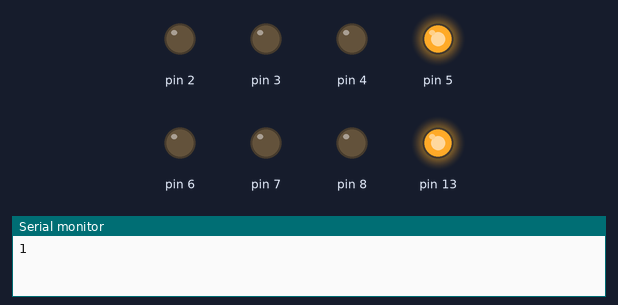
The sketch below on a simulated Arduino Uno, built with avr-gcc and run on an emulated ATmega328P. Parts: output pins drawn as LEDs (lit = HIGH), the last lines printed to the serial monitor.

Above: at 0.07 s.
At 0.62 s:
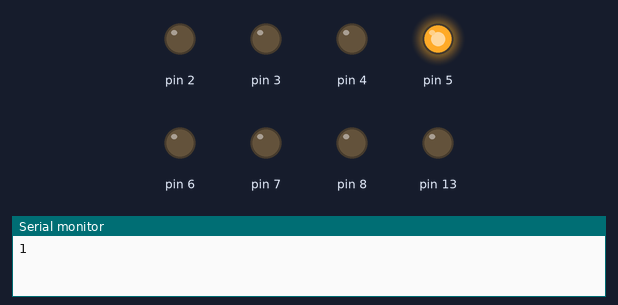
At 1.37 s:
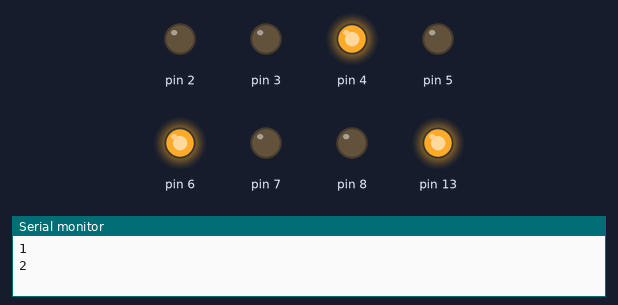
At 2.72 s:
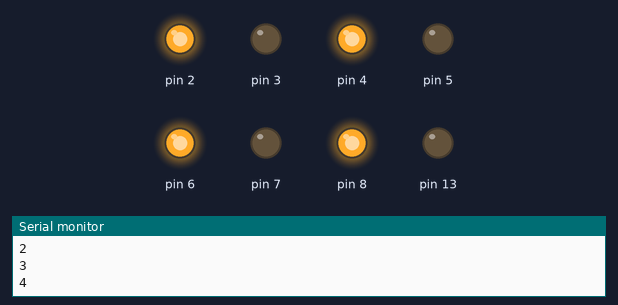
At 4.07 s:
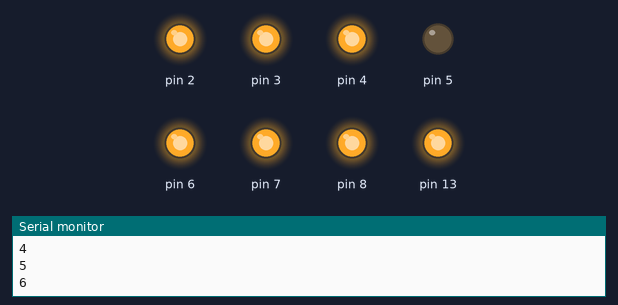
At 5.42 s:
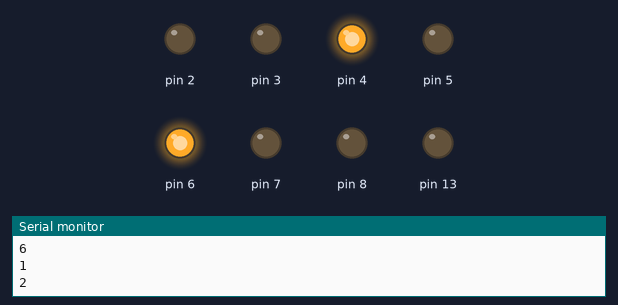
Timing chart, 0 to 5.7 s (numbered marks = the images above):
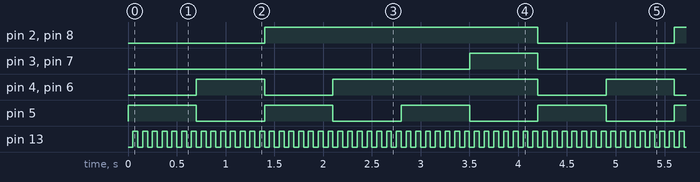

The sketch:

Wuerfel.ino
```cpp
#include <TimerOne.h>


void Ausgabe(int Nr)
{
  for (int i = 2; i <= 8; i++) digitalWrite(i, LOW);
  Serial.println(Nr);
  switch (Nr) {
    case 1: {
        digitalWrite(4 + 1, HIGH);
        break;
      }
    case 2: {
        digitalWrite(3 + 1, HIGH);
        digitalWrite(5 + 1, HIGH);
        break;
      }
    case 3: {
        digitalWrite(1 + 1, HIGH);
        digitalWrite(4 + 1, HIGH);
        digitalWrite(7 + 1, HIGH);
        break;
      }
    case 4: {
        digitalWrite(1 + 1, HIGH);
        digitalWrite(3 + 1, HIGH);
        digitalWrite(5 + 1, HIGH);
        digitalWrite(7 + 1, HIGH);
        break;
      }
    case 5: {
        digitalWrite(1 + 1, HIGH);
        digitalWrite(3 + 1, HIGH);
        digitalWrite(4 + 1, HIGH);
        digitalWrite(5 + 1, HIGH);
        digitalWrite(7 + 1, HIGH);
        break;
      }
    case 6: {
        digitalWrite(1 + 1, HIGH);
        digitalWrite(2 + 1, HIGH);
        digitalWrite(3 + 1, HIGH);
        digitalWrite(5 + 1, HIGH);
        digitalWrite(6 + 1, HIGH);
        digitalWrite(7 + 1, HIGH);
        break;
      }
  }
}

void blinken() {
  digitalWrite(13, digitalRead(13) ^ 1);
}

void setup() {
  Serial.begin(9600);
  for (int i = 2; i <= 8; i++)  pinMode(i, OUTPUT);
  pinMode(13, OUTPUT);
  Timer1.initialize(50000);
  Timer1.attachInterrupt(blinken);
}

// the loop function runs over and over again forever
void loop() {
  for (int i = 1; i <= 6; i++)  {
    Ausgabe(i);
    delay(700);
  }
}
```

Measured:
- by itself, pin 2, pin 8: alternates HIGH for 2.8 s and LOW for 1.4 s
- by itself, pin 3, pin 7: alternates HIGH for 0.70 s and LOW for 3.5 s
- by itself, pin 4, pin 6: repeats every 4.2 s: LOW 0.70 s, HIGH 2.1 s, LOW 0.70 s, HIGH 0.70 s
- by itself, pin 5: alternates HIGH for 0.70 s and LOW for 0.70 s
- by itself, pin 13: alternates HIGH for 0.05 s and LOW for 0.05 s
